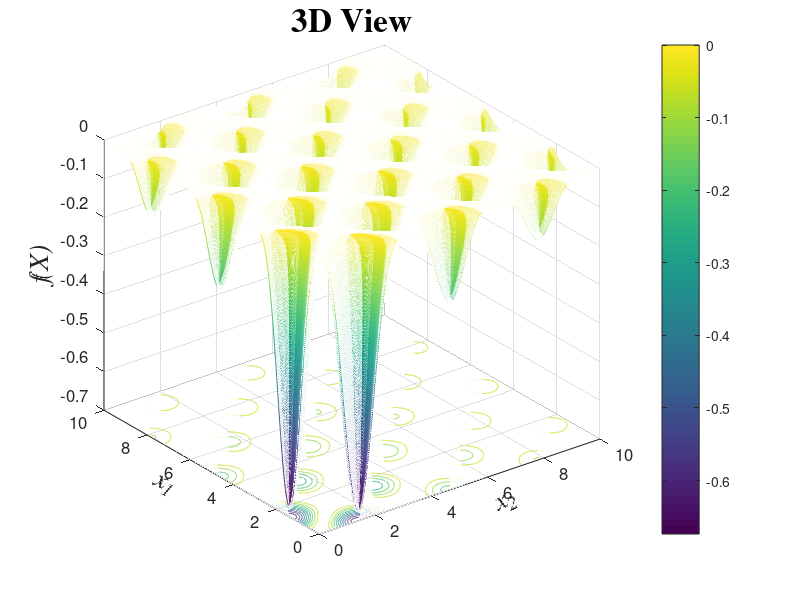

This figure's MATLAB source: (Note: a time limit stopped this script after it produced the figure.)
x1min=0;
x1max=10;
x2min=0;
x2max=10;
R=1500; 
x1=x1min:(x1max-x1min)/R:x1max;
x2=x2min:(x2max-x2min)/R:x2max;

for j=1:length(x1)
    
    for i=1:length(x2)    
        f(i)=-((sin(x1(j)-x2(i))).^2)*((sin(x1(j)+x2(i))).^2)/sqrt(x1(j).^2+x2(i).^2);   
    end
    
    f_tot(j,:)=f;

end

figure(1)
meshc(x1,x2,f_tot);colorbar;set(gca,'FontSize',12);
xlabel('x_2','FontName','Times','FontSize',20,'FontAngle','italic');
set(get(gca,'xlabel'),'rotation',25,'VerticalAlignment','bottom');
ylabel('x_1','FontName','Times','FontSize',20,'FontAngle','italic');
set(get(gca,'ylabel'),'rotation',-25,'VerticalAlignment','bottom');
zlabel('f(X)','FontName','Times','FontSize',20,'FontAngle','italic');
title('3D View','FontName','Times','FontSize',24,'FontWeight','bold');

figure(2)
mesh(x1,x2,f_tot);
xlabel('x_2','FontName','Times','FontSize',20,'FontAngle','italic');
ylabel('x_1','FontName','Times','FontSize',20,'FontAngle','italic');
zlabel('f(X)','FontName','Times','FontSize',20,'FontAngle','italic');
title('X-Y Plane View','FontName','Times','FontSize',24,'FontWeight','bold');

figure(3)
mesh(x1,x2,f_tot);
xlabel('x_2','FontName','Times','FontSize',20,'FontAngle','italic');
ylabel('x_1','FontName','Times','FontSize',20,'FontAngle','italic');
zlabel('f(X)','FontName','Times','FontSize',20,'FontAngle','italic');
title('X-Z Plane View','FontName','Times','FontSize',24,'FontWeight','bold');

figure(4)
mesh(x1,x2,f_tot);
xlabel('x_2','FontName','Times','FontSize',20,'FontAngle','italic');
ylabel('x_1','FontName','Times','FontSize',20,'FontAngle','italic');
zlabel('f(X)','FontName','Times','FontSize',20,'FontAngle','italic');
title('Y-Z Plane View','FontName','Times','FontSize',24,'FontWeight','bold');
